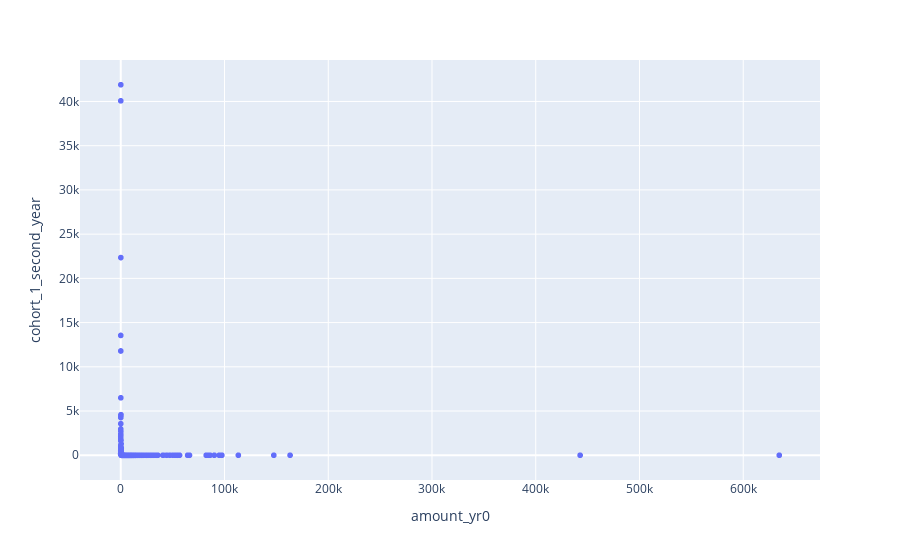

Notebook cell for this chart:
### Code cell
fig = px.scatter(donations3.query('cohort_1_second_year >0'), x="amount_yr0", y="cohort_1_second_year")
fig.show()

### Figure 1 — Plotly figure (JSON) as saved in the notebook; plotly's stock layout.template omitted (floating-point values rounded to 4 significant figures; data arrays with more than 128 entries replaced by an {"elided": "..."} marker saying what was removed)
{"data": [{"hovertemplate": "amount_yr0=%{x}<br>cohort_1_second_year=%{y}<extra></extra>", "legendgroup": "", "marker": {"color": "#636efa", "symbol": "circle"}, "mode": "markers", "name": "", "showlegend": false, "type": "scattergl", "x": {"elided": "3404 int values"}, "xaxis": "x", "y": {"elided": "3404 int values"}, "yaxis": "y"}], "layout": {"legend": {"tracegroupgap": 0}, "margin": {"t": 60}, "xaxis": {"anchor": "y", "domain": [0, 1], "title": {"text": "amount_yr0"}}, "yaxis": {"anchor": "x", "domain": [0, 1], "title": {"text": "cohort_1_second_year"}}}}
